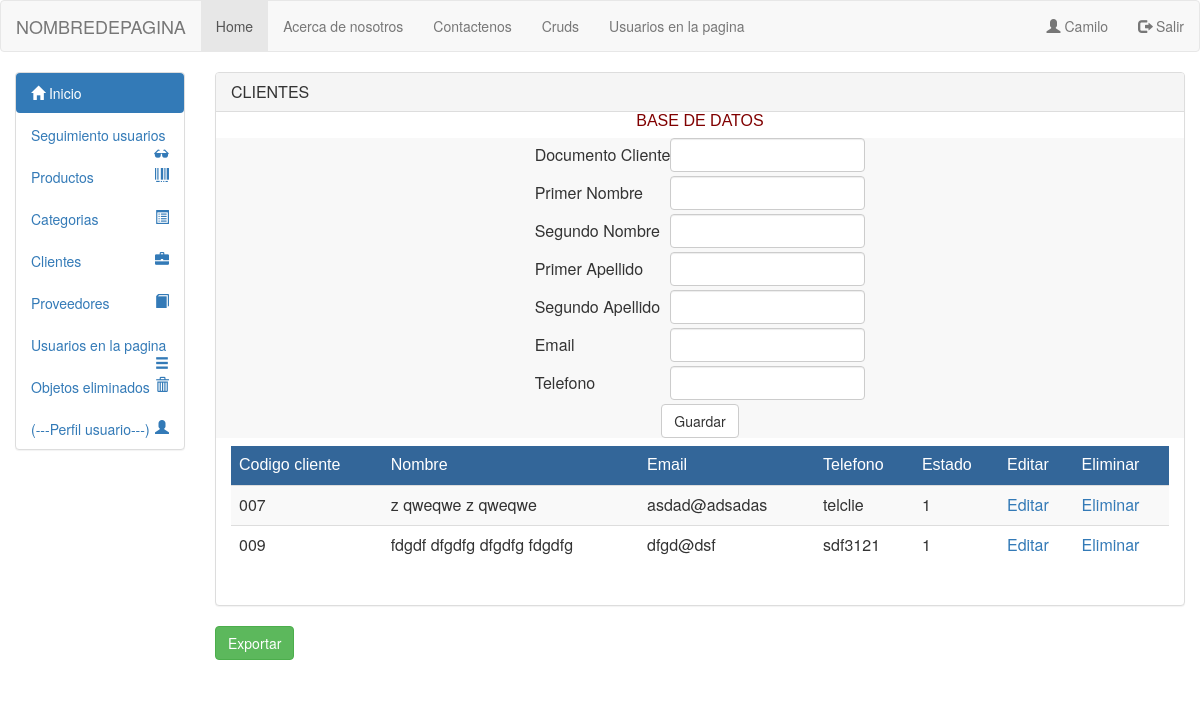
The page /Vista/html/crudcliente.php (signed in) on the database as committed earlier.
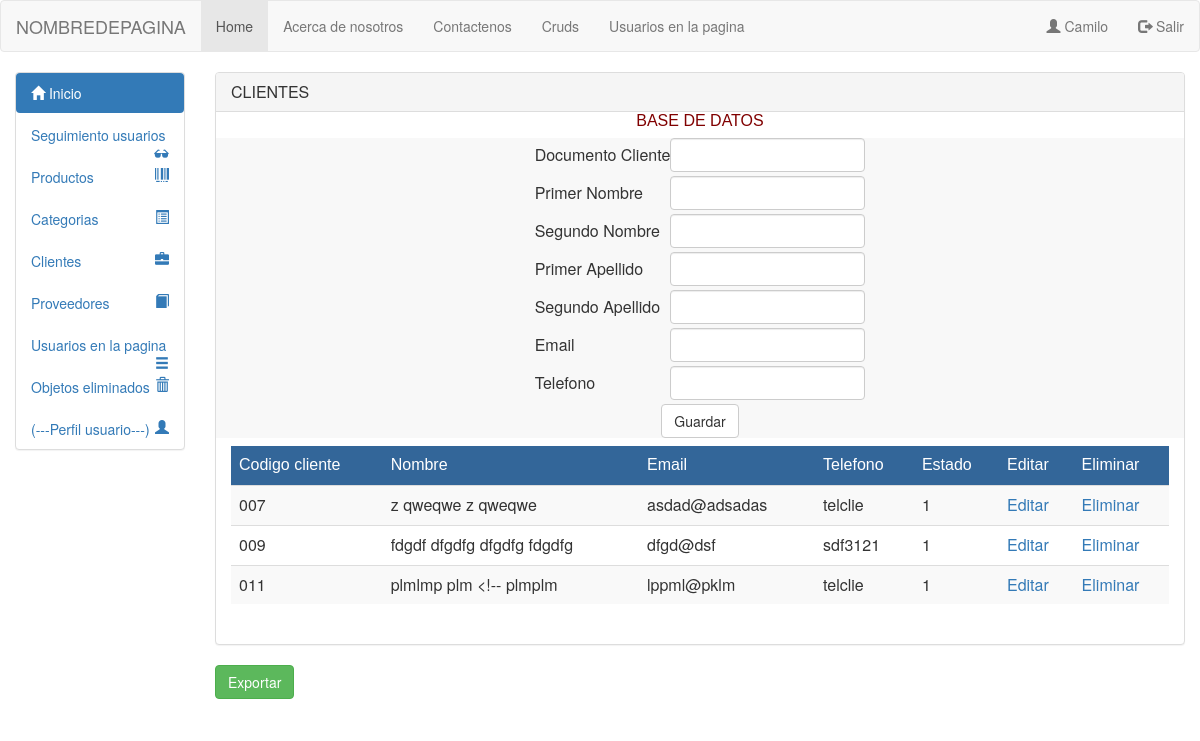
The same page on the database as committed later.
### tables this page shows
CREATE TABLE `listar_clientes_proveedores` (
  `codigo_proveedor_cliente` varchar(50) NOT NULL,
  `primer_nombre_provee_clie` varchar(50) NOT NULL,
  `segundo_nombre_provee_clie` varchar(50) NOT NULL,
  `primer_apellido_provee_clie` varchar(50) NOT NULL,
  `segundo_apellido_provee_clie` varchar(50) NOT NULL,
  `email_proveedor_cliente` varchar(50) NOT NULL,
  `telefono_proveedor_cliente` varchar(50) NOT NULL,
  `estado_proveedor_cliente` tinyint(1) NOT NULL,
  `id_rol_listar` int(11) NOT NULL
);

### modelo/crudcliente/condb.php (called while the page is built, shortened)
<?php
class Conexionclie
{
public function __construct()
{
$this->con = new mysqli("localhost", "root", "", "inventcorp");
}
}
?>

### Modelo/crudcliente/mdlclielistar.php (called while the page is built)
<?php
 include_once("condb.php");
class Clientelis extends Conexionclie
{
    public function listarclie()
    {
        $q = "select * from listar_clientes_proveedores where estado_proveedor_cliente='1' and id_rol_listar='1' order by codigo_proveedor_cliente";
        $consulta = $this->con->query($q) or die ('failed!' . $this->con->error);
        return $consulta;
    }
}
?>

### Modelo/mdlescape.php (called while the page is built)
<?php
class Escap
{
	public function escape($string){
		return htmlentities($string, ENT_QUOTES, 'UTF-8');
	}
}
?>

### Vista/html/crudcliente.php (the view, shortened to what the changed rows need)
<?php
include_once '../../modelo/mdlescape.php';
include_once '../../modelo/crudcliente/mdlclielistar.php';
?>
<html lang="en">
<head>
<link href="../bootstrap/css/bootstrap.min.css" rel="stylesheet" media="screen">
</head>
<body>
<?php
include_once 'header.php';
?>
<div class="container-fluid">
<div class="row">
<?php
include_once 'menulateral.php';
?>
<div class="col-sm-10 col-md-10">
<div class="panel panel-default">
<div class="row">
 <div class="col-sm-12 col-md-12">
             <div class="col-sm-12 col-md-12">
             <div class="table-responsive">
                    <table class="table table-hover table-striped" align="center">
                    <thead>
                        <tr>
                            <tr style="color:#FFF; background-color:#369">
                            <td style="font-family:Tahoma, Geneva, sans-serif">Codigo cliente</td>
                            <td style="font-family:Tahoma, Geneva, sans-serif">Nombre</td>
                            <td style="font-family:Tahoma, Geneva, sans-serif">Email</td>
                            <td style="font-family:Tahoma, Geneva, sans-serif">Telefono</td>
                            <td style="font-family:Tahoma, Geneva, sans-serif">Estado</td>
                            <td style="font-family:Tahoma, Geneva, sans-serif">Editar</td>
                            <td style="font-family:Tahoma, Geneva, sans-serif">Eliminar</td>
                        </tr>
                    </thead>
                    <?php
                    $objeto= new Clientelis;
                    $res=$objeto->listarclie();
                    $objetoe= new Escap;
                     while($row = $res->fetch_array(MYSQLI_ASSOC)){
                      ?>
                        <tr>
                            <td><?php echo $row['codigo_proveedor_cliente']; ?></td>
                            <td>
                                <?php
                                  echo $objetoe->escape($row['primer_nombre_provee_clie']." ");
                                  echo $objetoe->escape($row['segundo_nombre_provee_clie']." ");
                                  echo $objetoe->escape($row['primer_apellido_provee_clie']." ");
                                  echo $objetoe->escape($row['segundo_apellido_provee_clie']);
                                ?>
                                </td>
                            <td><?php echo $row['email_proveedor_cliente']; ?></td>
                            <td><?php echo $row['telefono_proveedor_cliente']; ?></td>
                            <td><?php echo $row['estado_proveedor_cliente']; ?></td>
                            <td>
                                <a href="crudcliente.php?edit=<?php echo $row['codigo_proveedor_cliente']; ?>">Editar</a>
                            </td>
                            <td>
                                <a href="../../controlador/crudclie/controladorclie.php?delclie=<?php echo $row['codigo_proveedor_cliente']; ?>">Eliminar</a>
                            </td>
                        </tr>
                    <?php
                   } $objeto->CloseDB();?>
                </table>
                <br/>
             </div>
                </div>
              </div>
            </div>
        </div>
        </div>
</div>
</div>
    </body>
</html>

Rows that differ between the two databases and show on the page:
added listar_clientes_proveedores: codigo_proveedor_cliente "011", primer_nombre_provee_clie "plmlmp", segundo_nombre_provee_clie "plm", primer_apellido_provee_clie "<!--", segundo_apellido_provee_clie "plmplm", email_proveedor_cliente "lppml@pklm", telefono_proveedor_cliente "telclie", estado_proveedor_cliente "1"
